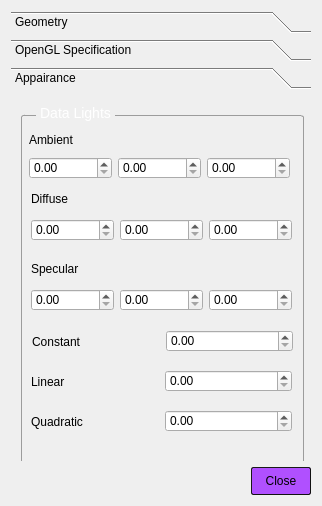
<?xml version="1.0" encoding="UTF-8"?>
<ui version="4.0">
 <class>FGEPropertiesObjectForm</class>
 <widget class="QWidget" name="FGEPropertiesObjectForm">
  <property name="geometry">
   <rect>
    <x>0</x>
    <y>0</y>
    <width>322</width>
    <height>506</height>
   </rect>
  </property>
  <property name="windowTitle">
   <string>Form</string>
  </property>
  <property name="styleSheet">
   <string notr="true">
QGroupBox {
    border: 1px solid ;
	border-color: rgb(156, 156, 156);
    margin-top: 10px;
    font-size: 14px;
    border-radius: 3px;
}

QGroupBox::title {
	top:0px;
	left : 15px;
    subcontrol-origin: margin;
    subcontrol-position: top left;
    padding: 0px 2px;
    color: rgb(255, 255, 255);
}

QPushButton {
	background-color: rgb(176, 80, 255);
	border-style: outset;
	border-width: 1px;
	border-radius: 2px;
	border-color: rgb(17, 17, 17);
}
  QPushButton:pressed {
      background-color: rgb(224, 0, 0);
      border-style: inset;
  }

QSpinBox {
	padding-left: 15px; 
	border: 1px solid;
	border-radius : 2px;
	border-color: rgb(154, 154, 154);
	border-width: 1;
}

QSpinBox::up-button {
	subcontrol-origin: border;
	subcontrol-position: top right; /* position at the top right corner */
	border-top-left-radius:2px;
	background-color: rgb(168, 168, 168);
	width: 10px; /* 16 + 2*1px border-width = 15px padding + 3px parent border */
	border-width: 1px;
}

  QSpinBox::up-button:hover {
      border-image: url(:/images/spinup_hover.png) 1;
  }

  QSpinBox::up-button:pressed {
      border-image: url(:/images/spinup_pressed.png) 1;
  }

  QSpinBox::up-arrow {
      image: url(:/images/up_arrow.png);
      width: 7px;
      height: 7px;
  }

  QSpinBox::up-arrow:disabled, QSpinBox::up-arrow:off { /* off state when value is max */
     image: url(:/images/up_arrow_disabled.png);
  }

QSpinBox::down-button {
	subcontrol-origin: border;
	subcontrol-position: bottom right; /* position at the top right corner */
	border-bottom-left-radius:2px;
	background-color: rgb(168, 168, 168);
	width: 10px; /* 16 + 2*1px border-width = 15px padding + 3px parent border */
	border-width: 1px;
}

  QSpinBox::down-button:hover {
      border-image: url(:/images/spindown_hover.png) 1;
  }

  QSpinBox::down-button:pressed {
      border-image: url(:/images/spindown_pressed.png) 1;
  }

  QSpinBox::down-arrow {
      image: url(:/images/down_arrow.png);
      width: 7px;
      height: 7px;
  }

  QSpinBox::down-arrow:disabled,
  QSpinBox::down-arrow:off { /* off state when value in min */
     image: url(:/images/down_arrow_disabled.png);
  }
</string>
  </property>
  <layout class="QGridLayout" name="gridLayout">
   <item row="2" column="0">
    <spacer name="horizontalSpacer">
     <property name="orientation">
      <enum>Qt::Horizontal</enum>
     </property>
     <property name="sizeHint" stdset="0">
      <size>
       <width>152</width>
       <height>20</height>
      </size>
     </property>
    </spacer>
   </item>
   <item row="2" column="1">
    <widget class="QPushButton" name="pushButton_2">
     <property name="minimumSize">
      <size>
       <width>60</width>
       <height>28</height>
      </size>
     </property>
     <property name="maximumSize">
      <size>
       <width>60</width>
       <height>28</height>
      </size>
     </property>
     <property name="text">
      <string>Close</string>
     </property>
    </widget>
   </item>
   <item row="1" column="0" colspan="2">
    <widget class="QToolBox" name="toolBox">
     <property name="frameShape">
      <enum>QFrame::NoFrame</enum>
     </property>
     <property name="frameShadow">
      <enum>QFrame::Plain</enum>
     </property>
     <property name="currentIndex">
      <number>2</number>
     </property>
     <widget class="QWidget" name="page">
      <property name="geometry">
       <rect>
        <x>0</x>
        <y>0</y>
        <width>287</width>
        <height>502</height>
       </rect>
      </property>
      <attribute name="label">
       <string>Geometry</string>
      </attribute>
      <layout class="QGridLayout" name="gridLayout_3">
       <item row="0" column="0" colspan="2">
        <widget class="QWidget" name="widget" native="true">
         <property name="minimumSize">
          <size>
           <width>0</width>
           <height>40</height>
          </size>
         </property>
         <property name="maximumSize">
          <size>
           <width>16777215</width>
           <height>40</height>
          </size>
         </property>
         <property name="baseSize">
          <size>
           <width>0</width>
           <height>0</height>
          </size>
         </property>
         <layout class="QGridLayout" name="gridLayout_2">
          <item row="0" column="1">
           <widget class="QLabel" name="label_object_name">
            <property name="text">
             <string>TextLabel</string>
            </property>
           </widget>
          </item>
          <item row="0" column="0">
           <widget class="QLabel" name="label">
            <property name="minimumSize">
             <size>
              <width>60</width>
              <height>0</height>
             </size>
            </property>
            <property name="maximumSize">
             <size>
              <width>60</width>
              <height>16777215</height>
             </size>
            </property>
            <property name="font">
             <font>
              <pointsize>10</pointsize>
              <weight>75</weight>
              <bold>true</bold>
             </font>
            </property>
            <property name="text">
             <string>Object :</string>
            </property>
           </widget>
          </item>
         </layout>
        </widget>
       </item>
       <item row="1" column="0" colspan="2">
        <widget class="QGroupBox" name="groupBox">
         <property name="minimumSize">
          <size>
           <width>0</width>
           <height>140</height>
          </size>
         </property>
         <property name="maximumSize">
          <size>
           <width>16777215</width>
           <height>140</height>
          </size>
         </property>
         <property name="title">
          <string>Translate</string>
         </property>
         <layout class="QVBoxLayout" name="verticalLayout">
          <property name="spacing">
           <number>0</number>
          </property>
          <property name="leftMargin">
           <number>0</number>
          </property>
          <property name="topMargin">
           <number>0</number>
          </property>
          <property name="rightMargin">
           <number>0</number>
          </property>
          <property name="bottomMargin">
           <number>0</number>
          </property>
          <item>
           <layout class="QHBoxLayout" name="horizontalLayout">
            <property name="spacing">
             <number>6</number>
            </property>
            <property name="bottomMargin">
             <number>0</number>
            </property>
            <item>
             <widget class="QLabel" name="label_2">
              <property name="minimumSize">
               <size>
                <width>30</width>
                <height>30</height>
               </size>
              </property>
              <property name="maximumSize">
               <size>
                <width>30</width>
                <height>30</height>
               </size>
              </property>
              <property name="text">
               <string>X</string>
              </property>
             </widget>
            </item>
            <item>
             <widget class="QDoubleSpinBox" name="doubleSpinBox_x_translation">
              <property name="minimumSize">
               <size>
                <width>0</width>
                <height>30</height>
               </size>
              </property>
              <property name="maximumSize">
               <size>
                <width>16777215</width>
                <height>30</height>
               </size>
              </property>
              <property name="decimals">
               <number>6</number>
              </property>
              <property name="minimum">
               <double>-999999.000000000000000</double>
              </property>
              <property name="maximum">
               <double>999999.000000000000000</double>
              </property>
              <property name="singleStep">
               <double>1.000000000000000</double>
              </property>
             </widget>
            </item>
            <item>
             <widget class="QCheckBox" name="checkBox_x_translation">
              <property name="minimumSize">
               <size>
                <width>30</width>
                <height>30</height>
               </size>
              </property>
              <property name="maximumSize">
               <size>
                <width>30</width>
                <height>30</height>
               </size>
              </property>
              <property name="text">
               <string/>
              </property>
             </widget>
            </item>
           </layout>
          </item>
          <item>
           <layout class="QHBoxLayout" name="horizontalLayout_2">
            <item>
             <widget class="QLabel" name="label_3">
              <property name="minimumSize">
               <size>
                <width>30</width>
                <height>30</height>
               </size>
              </property>
              <property name="maximumSize">
               <size>
                <width>30</width>
                <height>30</height>
               </size>
              </property>
              <property name="text">
               <string>Y</string>
              </property>
             </widget>
            </item>
            <item>
             <widget class="QDoubleSpinBox" name="doubleSpinBox_y_translation">
              <property name="minimumSize">
               <size>
                <width>0</width>
                <height>30</height>
               </size>
              </property>
              <property name="maximumSize">
               <size>
                <width>16777215</width>
                <height>30</height>
               </size>
              </property>
              <property name="decimals">
               <number>6</number>
              </property>
              <property name="minimum">
               <double>-999999.000000000000000</double>
              </property>
              <property name="maximum">
               <double>999999.000000000000000</double>
              </property>
              <property name="singleStep">
               <double>1.000000000000000</double>
              </property>
             </widget>
            </item>
            <item>
             <widget class="QCheckBox" name="checkBox_y_translation">
              <property name="minimumSize">
               <size>
                <width>30</width>
                <height>30</height>
               </size>
              </property>
              <property name="maximumSize">
               <size>
                <width>30</width>
                <height>30</height>
               </size>
              </property>
              <property name="text">
               <string/>
              </property>
             </widget>
            </item>
           </layout>
          </item>
          <item>
           <layout class="QHBoxLayout" name="horizontalLayout_3">
            <item>
             <widget class="QLabel" name="label_4">
              <property name="minimumSize">
               <size>
                <width>30</width>
                <height>30</height>
               </size>
              </property>
              <property name="maximumSize">
               <size>
                <width>30</width>
                <height>30</height>
               </size>
              </property>
              <property name="text">
               <string>Z</string>
              </property>
             </widget>
            </item>
            <item>
             <widget class="QDoubleSpinBox" name="doubleSpinBox_z_translation">
              <property name="minimumSize">
               <size>
                <width>0</width>
                <height>30</height>
               </size>
              </property>
              <property name="maximumSize">
               <size>
                <width>16777215</width>
                <height>30</height>
               </size>
              </property>
              <property name="decimals">
               <number>6</number>
              </property>
              <property name="minimum">
               <double>-999999.000000000000000</double>
              </property>
              <property name="maximum">
               <double>999999.000000000000000</double>
              </property>
              <property name="singleStep">
               <double>1.000000000000000</double>
              </property>
             </widget>
            </item>
            <item>
             <widget class="QCheckBox" name="checkBox_z_translation">
              <property name="minimumSize">
               <size>
                <width>30</width>
                <height>30</height>
               </size>
              </property>
              <property name="maximumSize">
               <size>
                <width>30</width>
                <height>30</height>
               </size>
              </property>
              <property name="text">
               <string/>
              </property>
             </widget>
            </item>
           </layout>
          </item>
         </layout>
        </widget>
       </item>
       <item row="2" column="0" colspan="2">
        <widget class="QGroupBox" name="groupBox_2">
         <property name="minimumSize">
          <size>
           <width>0</width>
           <height>140</height>
          </size>
         </property>
         <property name="maximumSize">
          <size>
           <width>16777215</width>
           <height>140</height>
          </size>
         </property>
         <property name="title">
          <string>Rotate</string>
         </property>
         <layout class="QVBoxLayout" name="verticalLayout_2">
          <property name="spacing">
           <number>0</number>
          </property>
          <property name="leftMargin">
           <number>0</number>
          </property>
          <property name="topMargin">
           <number>0</number>
          </property>
          <property name="rightMargin">
           <number>0</number>
          </property>
          <property name="bottomMargin">
           <number>0</number>
          </property>
          <item>
           <layout class="QHBoxLayout" name="horizontalLayout_4">
            <property name="spacing">
             <number>6</number>
            </property>
            <property name="bottomMargin">
             <number>0</number>
            </property>
            <item>
             <widget class="QLabel" name="label_5">
              <property name="minimumSize">
               <size>
                <width>30</width>
                <height>30</height>
               </size>
              </property>
              <property name="maximumSize">
               <size>
                <width>30</width>
                <height>30</height>
               </size>
              </property>
              <property name="text">
               <string>X</string>
              </property>
             </widget>
            </item>
            <item>
             <widget class="QDoubleSpinBox" name="doubleSpinBox_x_Rotation">
              <property name="minimumSize">
               <size>
                <width>0</width>
                <height>30</height>
               </size>
              </property>
              <property name="maximumSize">
               <size>
                <width>16777215</width>
                <height>30</height>
               </size>
              </property>
              <property name="decimals">
               <number>6</number>
              </property>
              <property name="minimum">
               <double>-999999.000000000000000</double>
              </property>
              <property name="maximum">
               <double>999999.000000000000000</double>
              </property>
              <property name="singleStep">
               <double>1.000000000000000</double>
              </property>
             </widget>
            </item>
            <item>
             <widget class="QCheckBox" name="checkBox_x_Rotation">
              <property name="minimumSize">
               <size>
                <width>30</width>
                <height>30</height>
               </size>
              </property>
              <property name="maximumSize">
               <size>
                <width>30</width>
                <height>30</height>
               </size>
              </property>
              <property name="text">
               <string/>
              </property>
             </widget>
            </item>
           </layout>
          </item>
          <item>
           <layout class="QHBoxLayout" name="horizontalLayout_5">
            <item>
             <widget class="QLabel" name="label_6">
              <property name="minimumSize">
               <size>
                <width>30</width>
                <height>30</height>
               </size>
              </property>
              <property name="maximumSize">
               <size>
                <width>30</width>
                <height>30</height>
               </size>
              </property>
              <property name="text">
               <string>Y</string>
              </property>
             </widget>
            </item>
            <item>
             <widget class="QDoubleSpinBox" name="doubleSpinBox_y_Rotation">
              <property name="minimumSize">
               <size>
                <width>0</width>
                <height>30</height>
               </size>
              </property>
              <property name="maximumSize">
               <size>
                <width>16777215</width>
                <height>30</height>
               </size>
              </property>
              <property name="decimals">
               <number>6</number>
              </property>
              <property name="minimum">
               <double>-999999.000000000000000</double>
              </property>
              <property name="maximum">
               <double>999999.000000000000000</double>
              </property>
              <property name="singleStep">
               <double>1.000000000000000</double>
              </property>
             </widget>
            </item>
            <item>
             <widget class="QCheckBox" name="checkBox_y_Rotation">
              <property name="minimumSize">
               <size>
                <width>30</width>
                <height>30</height>
               </size>
              </property>
              <property name="maximumSize">
               <size>
                <width>30</width>
                <height>30</height>
               </size>
              </property>
              <property name="text">
               <string/>
              </property>
             </widget>
            </item>
           </layout>
          </item>
          <item>
           <layout class="QHBoxLayout" name="horizontalLayout_6">
            <item>
             <widget class="QLabel" name="label_7">
              <property name="minimumSize">
               <size>
                <width>30</width>
                <height>30</height>
               </size>
              </property>
              <property name="maximumSize">
               <size>
                <width>30</width>
                <height>30</height>
               </size>
              </property>
              <property name="text">
               <string>Z</string>
              </property>
             </widget>
            </item>
            <item>
             <widget class="QDoubleSpinBox" name="doubleSpinBox_z_Rotation">
              <property name="minimumSize">
               <size>
                <width>0</width>
                <height>30</height>
               </size>
              </property>
              <property name="maximumSize">
               <size>
                <width>16777215</width>
                <height>30</height>
               </size>
              </property>
              <property name="decimals">
               <number>6</number>
              </property>
              <property name="minimum">
               <double>-999999.000000000000000</double>
              </property>
              <property name="maximum">
               <double>999999.000000000000000</double>
              </property>
              <property name="singleStep">
               <double>1.000000000000000</double>
              </property>
             </widget>
            </item>
            <item>
             <widget class="QCheckBox" name="checkBox_z_Rotation">
              <property name="minimumSize">
               <size>
                <width>30</width>
                <height>30</height>
               </size>
              </property>
              <property name="maximumSize">
               <size>
                <width>30</width>
                <height>30</height>
               </size>
              </property>
              <property name="text">
               <string/>
              </property>
             </widget>
            </item>
           </layout>
          </item>
         </layout>
        </widget>
       </item>
       <item row="3" column="0" colspan="2">
        <widget class="QGroupBox" name="groupBox_3">
         <property name="minimumSize">
          <size>
           <width>0</width>
           <height>140</height>
          </size>
         </property>
         <property name="maximumSize">
          <size>
           <width>16777215</width>
           <height>140</height>
          </size>
         </property>
         <property name="title">
          <string>Scale</string>
         </property>
         <layout class="QVBoxLayout" name="verticalLayout_3">
          <property name="spacing">
           <number>0</number>
          </property>
          <property name="leftMargin">
           <number>0</number>
          </property>
          <property name="topMargin">
           <number>0</number>
          </property>
          <property name="rightMargin">
           <number>0</number>
          </property>
          <property name="bottomMargin">
           <number>0</number>
          </property>
          <item>
           <layout class="QHBoxLayout" name="horizontalLayout_7">
            <property name="spacing">
             <number>6</number>
            </property>
            <property name="bottomMargin">
             <number>0</number>
            </property>
            <item>
             <widget class="QLabel" name="label_8">
              <property name="minimumSize">
               <size>
                <width>30</width>
                <height>30</height>
               </size>
              </property>
              <property name="maximumSize">
               <size>
                <width>30</width>
                <height>30</height>
               </size>
              </property>
              <property name="text">
               <string>X</string>
              </property>
             </widget>
            </item>
            <item>
             <widget class="QDoubleSpinBox" name="doubleSpinBox_x_Scale">
              <property name="minimumSize">
               <size>
                <width>0</width>
                <height>30</height>
               </size>
              </property>
              <property name="maximumSize">
               <size>
                <width>16777215</width>
                <height>30</height>
               </size>
              </property>
              <property name="decimals">
               <number>6</number>
              </property>
              <property name="minimum">
               <double>-999999.000000000000000</double>
              </property>
              <property name="maximum">
               <double>999999.000000000000000</double>
              </property>
              <property name="singleStep">
               <double>1.000000000000000</double>
              </property>
             </widget>
            </item>
            <item>
             <widget class="QCheckBox" name="checkBox_x_Scale">
              <property name="minimumSize">
               <size>
                <width>30</width>
                <height>30</height>
               </size>
              </property>
              <property name="maximumSize">
               <size>
                <width>30</width>
                <height>30</height>
               </size>
              </property>
              <property name="text">
               <string/>
              </property>
             </widget>
            </item>
           </layout>
          </item>
          <item>
           <layout class="QHBoxLayout" name="horizontalLayout_8">
            <item>
             <widget class="QLabel" name="label_9">
              <property name="minimumSize">
               <size>
                <width>30</width>
                <height>30</height>
               </size>
              </property>
              <property name="maximumSize">
               <size>
                <width>30</width>
                <height>30</height>
               </size>
              </property>
              <property name="text">
               <string>Y</string>
              </property>
             </widget>
            </item>
            <item>
             <widget class="QDoubleSpinBox" name="doubleSpinBox_y_Scale">
              <property name="minimumSize">
               <size>
                <width>0</width>
                <height>30</height>
               </size>
              </property>
              <property name="maximumSize">
               <size>
                <width>16777215</width>
                <height>30</height>
               </size>
              </property>
              <property name="decimals">
               <number>6</number>
              </property>
              <property name="minimum">
               <double>-999999.000000000000000</double>
              </property>
              <property name="maximum">
               <double>999999.000000000000000</double>
              </property>
              <property name="singleStep">
               <double>1.000000000000000</double>
              </property>
             </widget>
            </item>
            <item>
             <widget class="QCheckBox" name="checkBox_y_Scale">
              <property name="minimumSize">
               <size>
                <width>30</width>
                <height>30</height>
               </size>
              </property>
              <property name="maximumSize">
               <size>
                <width>30</width>
                <height>30</height>
               </size>
              </property>
              <property name="text">
               <string/>
              </property>
             </widget>
            </item>
           </layout>
          </item>
          <item>
           <layout class="QHBoxLayout" name="horizontalLayout_9">
            <item>
             <widget class="QLabel" name="label_10">
              <property name="minimumSize">
               <size>
                <width>30</width>
                <height>30</height>
               </size>
              </property>
              <property name="maximumSize">
               <size>
                <width>30</width>
                <height>30</height>
               </size>
              </property>
              <property name="text">
               <string>Z</string>
              </property>
             </widget>
            </item>
            <item>
             <widget class="QDoubleSpinBox" name="doubleSpinBox_z_Scale">
              <property name="minimumSize">
               <size>
                <width>0</width>
                <height>30</height>
               </size>
              </property>
              <property name="maximumSize">
               <size>
                <width>16777215</width>
                <height>30</height>
               </size>
              </property>
              <property name="decimals">
               <number>6</number>
              </property>
              <property name="minimum">
               <double>-999999.000000000000000</double>
              </property>
              <property name="maximum">
               <double>999999.000000000000000</double>
              </property>
              <property name="singleStep">
               <double>1.000000000000000</double>
              </property>
             </widget>
            </item>
            <item>
             <widget class="QCheckBox" name="checkBox_z_Scale">
              <property name="minimumSize">
               <size>
                <width>30</width>
                <height>30</height>
               </size>
              </property>
              <property name="maximumSize">
               <size>
                <width>30</width>
                <height>30</height>
               </size>
              </property>
              <property name="text">
               <string/>
              </property>
             </widget>
            </item>
           </layout>
          </item>
         </layout>
        </widget>
       </item>
       <item row="4" column="1">
        <spacer name="verticalSpacer">
         <property name="orientation">
          <enum>Qt::Vertical</enum>
         </property>
         <property name="sizeHint" stdset="0">
          <size>
           <width>20</width>
           <height>31</height>
          </size>
         </property>
        </spacer>
       </item>
      </layout>
     </widget>
     <widget class="QWidget" name="page_2">
      <property name="geometry">
       <rect>
        <x>0</x>
        <y>0</y>
        <width>304</width>
        <height>361</height>
       </rect>
      </property>
      <attribute name="label">
       <string>OpenGL Specification</string>
      </attribute>
      <widget class="QGroupBox" name="groupBox_4">
       <property name="geometry">
        <rect>
         <x>6</x>
         <y>6</y>
         <width>283</width>
         <height>121</height>
        </rect>
       </property>
       <property name="title">
        <string>Point Specifications</string>
       </property>
       <widget class="QWidget" name="layoutWidget_2">
        <property name="geometry">
         <rect>
          <x>7</x>
          <y>17</y>
          <width>269</width>
          <height>33</height>
         </rect>
        </property>
        <layout class="QHBoxLayout" name="horizontalLayout_11">
         <item>
          <widget class="QLabel" name="label_12">
           <property name="text">
            <string>glPolygonOffset</string>
           </property>
          </widget>
         </item>
         <item>
          <widget class="QDoubleSpinBox" name="x_PolygonOffset_doubleSpinBox_point">
           <property name="decimals">
            <number>1</number>
           </property>
           <property name="minimum">
            <double>-100.000000000000000</double>
           </property>
          </widget>
         </item>
         <item>
          <widget class="QDoubleSpinBox" name="y_PolygonOffset_doubleSpinBox_point">
           <property name="decimals">
            <number>1</number>
           </property>
           <property name="minimum">
            <double>-100.000000000000000</double>
           </property>
          </widget>
         </item>
        </layout>
       </widget>
       <widget class="QWidget" name="layoutWidget_3">
        <property name="geometry">
         <rect>
          <x>10</x>
          <y>60</y>
          <width>269</width>
          <height>33</height>
         </rect>
        </property>
        <layout class="QHBoxLayout" name="horizontalLayout_12">
         <item>
          <widget class="QLabel" name="label_13">
           <property name="text">
            <string>glPointSize</string>
           </property>
          </widget>
         </item>
         <item>
          <widget class="QDoubleSpinBox" name="PointSize_doubleSpinBox">
           <property name="decimals">
            <number>1</number>
           </property>
           <property name="minimum">
            <double>0.000000000000000</double>
           </property>
           <property name="value">
            <double>1.000000000000000</double>
           </property>
          </widget>
         </item>
        </layout>
       </widget>
      </widget>
      <widget class="QGroupBox" name="groupBox_5">
       <property name="geometry">
        <rect>
         <x>10</x>
         <y>140</y>
         <width>283</width>
         <height>161</height>
        </rect>
       </property>
       <property name="title">
        <string>Line Specifications</string>
       </property>
       <widget class="QWidget" name="layoutWidget">
        <property name="geometry">
         <rect>
          <x>7</x>
          <y>17</y>
          <width>269</width>
          <height>33</height>
         </rect>
        </property>
        <layout class="QHBoxLayout" name="horizontalLayout_10">
         <item>
          <widget class="QLabel" name="label_11">
           <property name="text">
            <string>glPolygonOffset</string>
           </property>
          </widget>
         </item>
         <item>
          <widget class="QDoubleSpinBox" name="x_PolygonOffset_doubleSpinBox">
           <property name="decimals">
            <number>1</number>
           </property>
           <property name="minimum">
            <double>-100.000000000000000</double>
           </property>
          </widget>
         </item>
         <item>
          <widget class="QDoubleSpinBox" name="y_PolygonOffset_doubleSpinBox">
           <property name="decimals">
            <number>1</number>
           </property>
           <property name="minimum">
            <double>-100.000000000000000</double>
           </property>
          </widget>
         </item>
        </layout>
       </widget>
       <widget class="QWidget" name="layoutWidget_4">
        <property name="geometry">
         <rect>
          <x>10</x>
          <y>60</y>
          <width>269</width>
          <height>33</height>
         </rect>
        </property>
        <layout class="QHBoxLayout" name="horizontalLayout_13">
         <item>
          <widget class="QLabel" name="label_14">
           <property name="text">
            <string>glLineWidth</string>
           </property>
          </widget>
         </item>
         <item>
          <widget class="QDoubleSpinBox" name="LineWidth_doubleSpinBox">
           <property name="decimals">
            <number>1</number>
           </property>
           <property name="minimum">
            <double>0.000000000000000</double>
           </property>
           <property name="value">
            <double>1.000000000000000</double>
           </property>
          </widget>
         </item>
        </layout>
       </widget>
      </widget>
     </widget>
     <widget class="QWidget" name="page_3">
      <property name="geometry">
       <rect>
        <x>0</x>
        <y>0</y>
        <width>304</width>
        <height>361</height>
       </rect>
      </property>
      <attribute name="label">
       <string>Appairance</string>
      </attribute>
      <widget class="QGroupBox" name="groupBox_6">
       <property name="geometry">
        <rect>
         <x>10</x>
         <y>10</y>
         <width>283</width>
         <height>361</height>
        </rect>
       </property>
       <property name="title">
        <string>Data Lights</string>
       </property>
       <widget class="QWidget" name="layoutWidget_5">
        <property name="geometry">
         <rect>
          <x>10</x>
          <y>80</y>
          <width>261</width>
          <height>56</height>
         </rect>
        </property>
        <layout class="QGridLayout" name="gridLayout_5">
         <item row="0" column="0">
          <widget class="QLabel" name="label_16">
           <property name="text">
            <string>Diffuse</string>
           </property>
          </widget>
         </item>
         <item row="1" column="0">
          <widget class="QDoubleSpinBox" name="doubleSpinBox_diffuse_0"/>
         </item>
         <item row="1" column="1">
          <widget class="QDoubleSpinBox" name="doubleSpinBox_diffuse_1"/>
         </item>
         <item row="1" column="2">
          <widget class="QDoubleSpinBox" name="doubleSpinBox_diffuse_2"/>
         </item>
        </layout>
       </widget>
       <widget class="QWidget" name="layoutWidget_6">
        <property name="geometry">
         <rect>
          <x>10</x>
          <y>150</y>
          <width>261</width>
          <height>56</height>
         </rect>
        </property>
        <layout class="QGridLayout" name="gridLayout_6">
         <item row="0" column="0">
          <widget class="QLabel" name="label_17">
           <property name="text">
            <string>Specular</string>
           </property>
          </widget>
         </item>
         <item row="1" column="0">
          <widget class="QDoubleSpinBox" name="doubleSpinBox_specular_0"/>
         </item>
         <item row="1" column="1">
          <widget class="QDoubleSpinBox" name="doubleSpinBox_specular_1"/>
         </item>
         <item row="1" column="2">
          <widget class="QDoubleSpinBox" name="doubleSpinBox_specular_2"/>
         </item>
        </layout>
       </widget>
       <widget class="QWidget" name="layoutWidget_7">
        <property name="geometry">
         <rect>
          <x>10</x>
          <y>260</y>
          <width>261</width>
          <height>33</height>
         </rect>
        </property>
        <layout class="QHBoxLayout" name="horizontalLayout_15">
         <item>
          <widget class="QLabel" name="label_21">
           <property name="text">
            <string>Linear</string>
           </property>
          </widget>
         </item>
         <item>
          <widget class="QDoubleSpinBox" name="doubleSpinBox_linear"/>
         </item>
        </layout>
       </widget>
       <widget class="QWidget" name="layoutWidget_8">
        <property name="geometry">
         <rect>
          <x>10</x>
          <y>300</y>
          <width>261</width>
          <height>33</height>
         </rect>
        </property>
        <layout class="QHBoxLayout" name="horizontalLayout_16">
         <item>
          <widget class="QLabel" name="label_22">
           <property name="text">
            <string>Quadratic</string>
           </property>
          </widget>
         </item>
         <item>
          <widget class="QDoubleSpinBox" name="doubleSpinBox_quadratic"/>
         </item>
        </layout>
       </widget>
       <widget class="QWidget" name="layoutWidget">
        <property name="geometry">
         <rect>
          <x>8</x>
          <y>23</y>
          <width>261</width>
          <height>51</height>
         </rect>
        </property>
        <layout class="QGridLayout" name="gridLayout_4">
         <item row="0" column="0">
          <widget class="QLabel" name="label_15">
           <property name="text">
            <string>Ambient</string>
           </property>
          </widget>
         </item>
         <item row="1" column="0">
          <widget class="QDoubleSpinBox" name="doubleSpinBox_ambient_0"/>
         </item>
         <item row="1" column="1">
          <widget class="QDoubleSpinBox" name="doubleSpinBox_ambient_1"/>
         </item>
         <item row="1" column="2">
          <widget class="QDoubleSpinBox" name="doubleSpinBox_ambient_2"/>
         </item>
        </layout>
       </widget>
       <widget class="QWidget" name="layoutWidget">
        <property name="geometry">
         <rect>
          <x>11</x>
          <y>220</y>
          <width>261</width>
          <height>33</height>
         </rect>
        </property>
        <layout class="QHBoxLayout" name="horizontalLayout_14">
         <item>
          <widget class="QLabel" name="label_18">
           <property name="text">
            <string>Constant</string>
           </property>
          </widget>
         </item>
         <item>
          <widget class="QDoubleSpinBox" name="doubleSpinBox_constant"/>
         </item>
        </layout>
       </widget>
      </widget>
     </widget>
    </widget>
   </item>
  </layout>
 </widget>
 <resources/>
 <connections/>
</ui>
